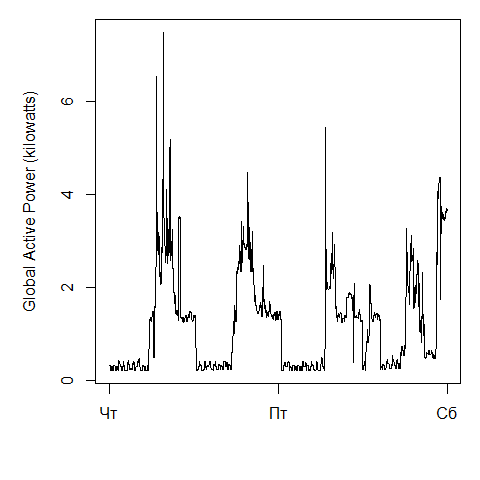

The R source for this figure:
plot(data2[,3]~data2[,10], type = "n", xlab = "", ylab = "Global Active Power (kilowatts)");
lines(data2[,3]~data2[,10]);
